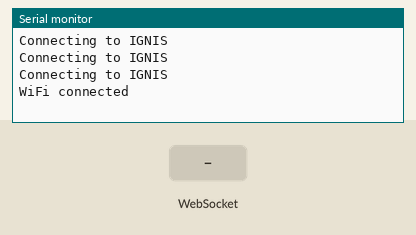
The program below on a simulated ESP32. Shown: the last lines printed to the serial monitor. The inputs (shaded band) are chosen by the test bench. WiFi joins after 1.5 s; servers stay silent unless stated; the camera gives no picture.

Above: at 3.0 s.
3.1 s: WebSocket text "1" received
At 4.3 s:
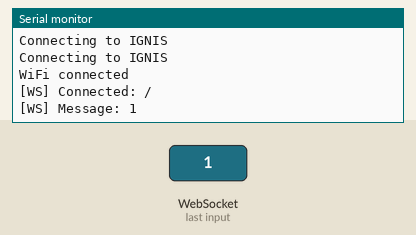
4.6 s: WebSocket text "0" received
At 5.4 s:
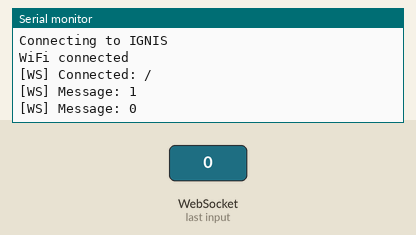
6.1 s: WebSocket text "2" received
At 6.5 s:
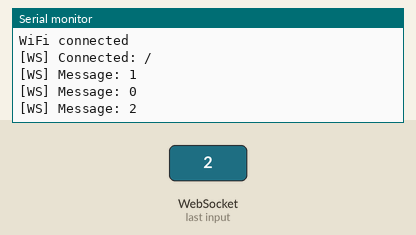

The program:

main.cpp
```cpp
#include <Arduino.h>
#include "WiFiManager.h"
#include "WebSocketClient.h"
#include "Camera.h"

WiFiManager wifi("IGNIS", "SNCTproject2024");
WebSocketClient cameraStream;
Camera camera("drone");

void setup() {
    Serial.begin(115200);

    if (!wifi.connect()) {
        Serial.println("WiFi connection failed. Restart the ESP32.");
        while (true) { delay(1000); }
    }

    Serial.println("WiFi connected");

    cameraStream.route = "/api/ws/cam";
    cameraStream.connect();
    camera.setup();
}

void loop() {
    cameraStream.loop();

    if (cameraStream.isConnected()) {
        camera.streamTo(cameraStream);
        delay(10);
    }
}
```

Camera.h
```cpp
#ifndef CAMERA_H
#define CAMERA_H

#include "WebSocketClient.h"
#include "esp_camera.h"

class Camera {
public:
    Camera(const char *id);
    void setup();
    void streamTo(WebSocketClient &client);

private:
    static constexpr int PWDN_GPIO_NUM = 32;
    static constexpr int RESET_GPIO_NUM = -1;
    static constexpr int XCLK_GPIO_NUM = 0;
    static constexpr int SIOD_GPIO_NUM = 26;
    static constexpr int SIOC_GPIO_NUM = 27;
    static constexpr int Y9_GPIO_NUM = 35;
    static constexpr int Y8_GPIO_NUM = 34;
    static constexpr int Y7_GPIO_NUM = 39;
    static constexpr int Y6_GPIO_NUM = 36;
    static constexpr int Y5_GPIO_NUM = 21;
    static constexpr int Y4_GPIO_NUM = 19;
    static constexpr int Y3_GPIO_NUM = 18;
    static constexpr int Y2_GPIO_NUM = 5;
    static constexpr int VSYNC_GPIO_NUM = 25;
    static constexpr int HREF_GPIO_NUM = 23;
    static constexpr int PCLK_GPIO_NUM = 22;

    const char *id;
};

#endif
```

WebSocketClient.h
```cpp
#ifndef WEBSOCKET_CLIENT_H
#define WEBSOCKET_CLIENT_H

#include <WebSocketsClient.h>

class WebSocketClient : public WebSocketsClient {
public:
    WebSocketClient();
    WebSocketClient(const char *ip, int port, const char *route);
    void connect();

    char *route;

private:
    const char *ip;
    int port;
    static void handleEvent(WStype_t type, uint8_t *payload, size_t length);
};

#endif
```

WiFiManager.h
```cpp
#ifndef WIFI_MANAGER_H
#define WIFI_MANAGER_H

#include <WiFi.h>

class WiFiManager {
public:
    WiFiManager(const char *ssid, const char *password);
    bool connect();

private:
    const char *ssid;
    const char *password;
};

#endif
```

Camera.cpp
```cpp
#include "Camera.h"

Camera::Camera(const char *id) : id(id) {}

void Camera::setup() {
    camera_config_t config;
    config.ledc_channel = LEDC_CHANNEL_0;
    config.ledc_timer = LEDC_TIMER_0;
    config.pin_d0 = Y2_GPIO_NUM;
    config.pin_d1 = Y3_GPIO_NUM;
    config.pin_d2 = Y4_GPIO_NUM;
    config.pin_d3 = Y5_GPIO_NUM;
    config.pin_d4 = Y6_GPIO_NUM;
    config.pin_d5 = Y7_GPIO_NUM;
    config.pin_d6 = Y8_GPIO_NUM;
    config.pin_d7 = Y9_GPIO_NUM;
    config.pin_xclk = XCLK_GPIO_NUM;
    config.pin_pclk = PCLK_GPIO_NUM;
    config.pin_vsync = VSYNC_GPIO_NUM;
    config.pin_href = HREF_GPIO_NUM;
    config.pin_sscb_sda = SIOD_GPIO_NUM;
    config.pin_sscb_scl = SIOC_GPIO_NUM;
    config.pin_pwdn = PWDN_GPIO_NUM;
    config.pin_reset = RESET_GPIO_NUM;
    config.xclk_freq_hz = 20000000;
    config.pixel_format = PIXFORMAT_JPEG;
    config.frame_size = FRAMESIZE_SVGA;
    config.jpeg_quality = 20;
    config.fb_count = 2;

    esp_err_t err = esp_camera_init(&config);
    if (err != ESP_OK) {
        Serial.printf("Camera init failed: 0x%x\n", err);
    }
}

void Camera::streamTo(WebSocketClient &client) {
    if (!client.isConnected()) {
        Serial.println("WebSocket not connected");
        return;
    }

    camera_fb_t *fb = esp_camera_fb_get();
    if (!fb) {
        Serial.println("Failed to get frame buffer");
        return;
    }

    bool ok = client.sendTXT(String("START:") + String(id));
    ok = ok && client.sendBIN(fb->buf, fb->len);
    ok = ok && client.sendTXT("STOP");

    if (!ok) {
        Serial.println("WebSocket send failed");
    }

    esp_camera_fb_return(fb);
}
```

WebSocketClient.cpp
```cpp
#include "WebSocketClient.h"

WebSocketClient::WebSocketClient()
    : ip("192.168.0.101"), port(8080), route("/api/ws") {}

WebSocketClient::WebSocketClient(const char *ip, int port, const char *route)
    : ip(ip), port(port), route(route) {}

void WebSocketClient::handleEvent(WStype_t type, uint8_t *payload, size_t length) {
    switch (type) {
    case WStype_DISCONNECTED:
        Serial.printf("[WS] Disconnected: %s\n", payload);
        break;
    case WStype_CONNECTED:
        Serial.printf("[WS] Connected: %s\n", payload);
        break;
    case WStype_TEXT:
        Serial.printf("[WS] Message: %s\n", payload);
        break;
    default:
        break;
    }
}

void WebSocketClient::connect() {
    begin(ip, port, route);
    onEvent(handleEvent);
}
```

WiFiManager.cpp
```cpp
#include "WiFiManager.h"

WiFiManager::WiFiManager(const char *ssid, const char *password)
    : ssid(ssid), password(password) {}

bool WiFiManager::connect() {
    WiFi.begin(ssid, password);

    while (WiFi.status() != WL_CONNECTED) {
        delay(500);
        Serial.printf("Connecting to %s\n", ssid);
    }

    return WiFi.status() == WL_CONNECTED;
}
```

Measured:
- after the input at 3.1 s, the serial monitor: prints a new line at once (image 1)
- after the input at 4.6 s, the serial monitor: prints a new line at once (image 2)
- after the input at 6.1 s, the serial monitor: prints a new line at once (image 3)
